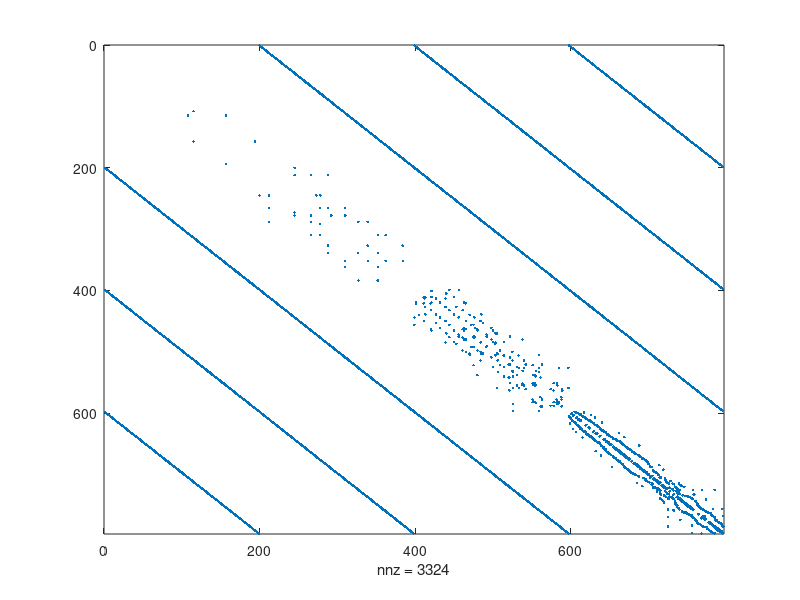

Source code (MATLAB): (Note: this script raises an error after producing the figure.)
% Description: compares Gauss quadrature bounds on subgraph centrality to 
% the 'exact' quantity computed with expm for the weighted Scotland Yard
% network and plots the approximation errors. The upper Gauss--Radau bound 
% is displayed in [1, Fig. 7].
% 
% [1] Bergermann, K. & Stoll, M. (2021) Fast computation of matrix 
% function-based centrality measures for layer-coupled multiplex networks. 
% https://arxiv.org/abs/2104.14368v3
% 
% Kai Bergermann, 2021

%% load subroutines
addpath('../subroutines')
addpath('../subroutines/funm_kryl')

%% load intra-layer adjacency matrices
weighted_edges=1;
switch weighted_edges
    case 0
        load data/scotlandyard_adjacency.mat
        A_layer_adjacencies = A;
    case 1
        load data/scotlandyard_adjacency_weighted.mat
        A_layer_adjacencies=A_weighted;
end

% extract network size
L=size(A_layer_adjacencies,2);
n=size(A_layer_adjacencies{1},1);
nL=n*L;

%% choose inter-layer coupling
interlayer_type=1;
switch interlayer_type
    case 1 % all-to-all (self-edges excluded)
        interlayer_adjacency_matrix = sparse(ones(L)-eye(L));
    case 2 % all-to-all including self-edges
        interlayer_adjacency_matrix = ones(L);
    case 3 % temporal (uni-directional [forward])
        interlayer_adjacency_matrix = spdiags([zeros(L,1),ones(L,1)],0:1,L,L);
end

%% assemble supra-adjacency matrix
A_intra = spalloc(nL,nL,nL);
for t=1:L
  ids = (t-1)*n+(1:n);
  A_intra(ids,ids) = A_layer_adjacencies{t}; %intra-layer block matrix
end

omegas = 10^0;

A = A_intra + omegas(1)*kron(interlayer_adjacency_matrix,speye(n));

% spy plot of supra-adjacency matrix
figure(1)
spy(A)

% compute smallest and largest eigenvalue
lambda_min=eigs(A,1,'smallestreal');
lambda_max=eigs(A,1,'largestreal');

%% compute subgraph centrality
% set parameter beta
beta=0.5/lambda_max;

% 'exact' result computed with expm
SC=diag(expm(beta*A));

% specify range of iterations
maxit=2:10;
lower_gauss_subgraph=zeros(nL,length(maxit));
lower_gauss_radau_subgraph=zeros(nL,length(maxit));
upper_gauss_radau_subgraph=zeros(nL,length(maxit));
upper_gauss_lobatto_subgraph=zeros(nL,length(maxit));

% loop over range of iterations to approximate SC with Gauss
% quadrature rules
for j=1:length(maxit)
    bar=waitbar(0,'Looping over nodes');

    tic
    for i=1:nL
        % set unit vectors as starting vectors
        ei=zeros(nL,1); ei(i)=1;
        % Lanczos tridiagonalization
        T_jp1=lanczos_tridiag(A,ei,maxit(j));
        
        % Compute lower and upper bounds on e_i^T*f(A)*e_i
        lower_gauss_subgraph(i,j)=gauss_subgraph(T_jp1,beta);
        lower_gauss_radau_subgraph(i,j)=gauss_radau_subgraph(T_jp1,beta,lambda_min);
        upper_gauss_radau_subgraph(i,j)=gauss_radau_subgraph(T_jp1,beta,lambda_max);
        upper_gauss_lobatto_subgraph(i,j)=gauss_lobatto_subgraph(T_jp1,beta,lambda_min,lambda_max);
        waitbar(i/nL,bar);
    end
    close(bar)
    toc
end

%% error plot
figure(2)
semilogy(maxit,max(abs(SC-lower_gauss_subgraph)))
hold on
semilogy(maxit,max(abs(SC-lower_gauss_radau_subgraph)))
semilogy(maxit,max(abs(SC-upper_gauss_radau_subgraph)))
semilogy(maxit,max(abs(SC-upper_gauss_lobatto_subgraph)))
hold off
